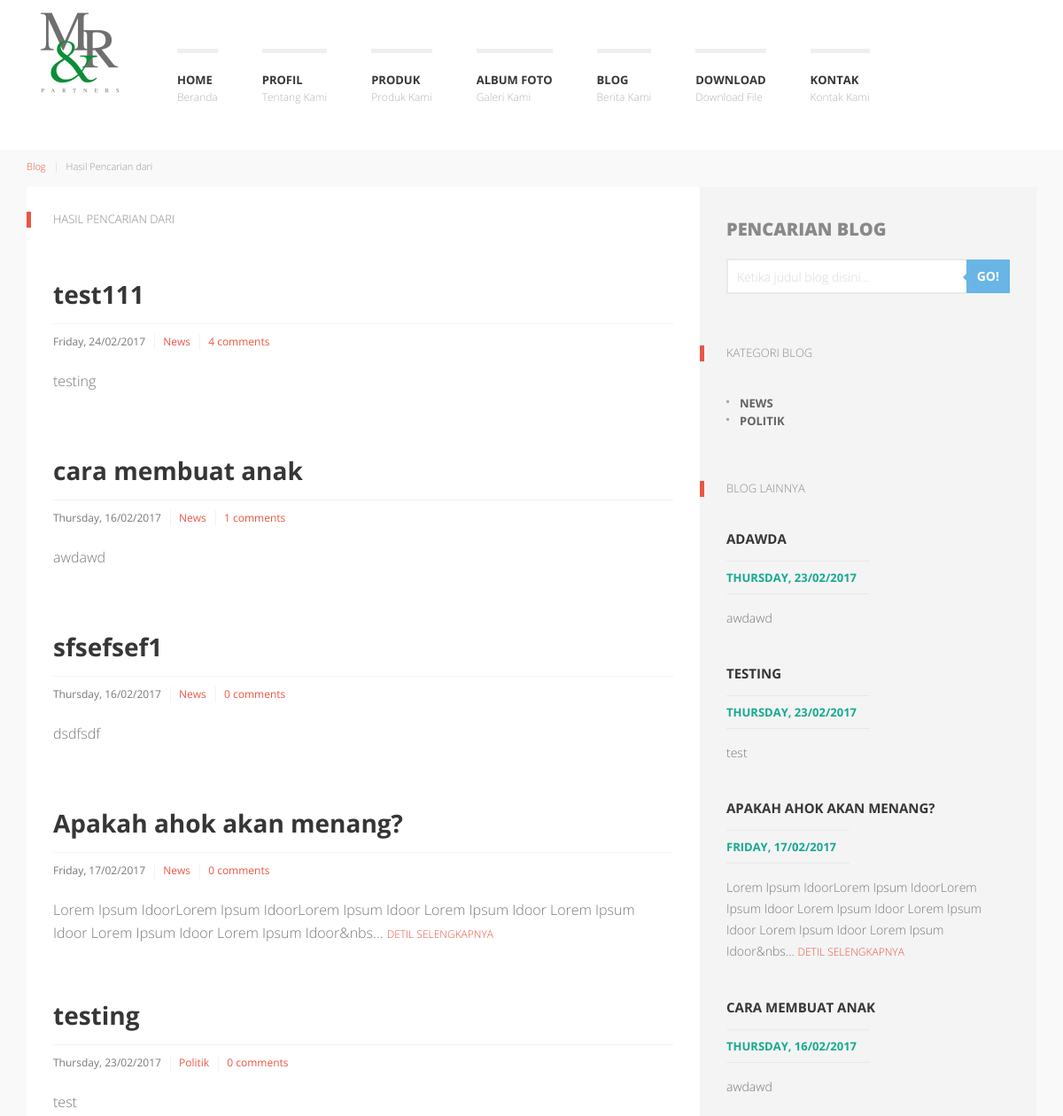
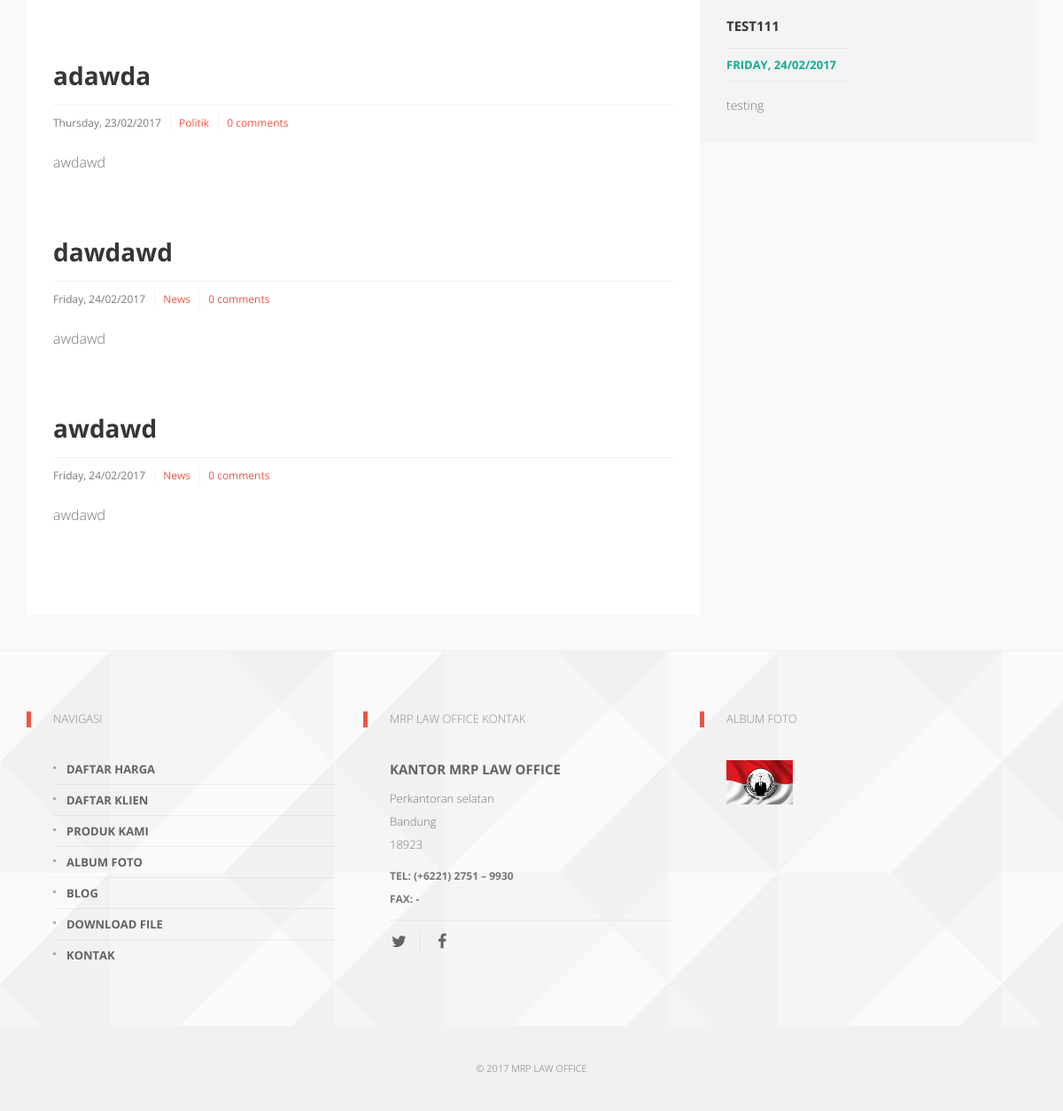
The app's page /index.php/blog/cari with its own data (2 pictures, top to bottom).
### tables this page shows
CREATE TABLE `config` (
  `config_id` int(11) NOT NULL,
  `nameweb` varchar(225) NOT NULL,
  `email` varchar(225) NOT NULL,
  `keywords` text NOT NULL,
  `google_maps` text NOT NULL,
  `logo` varchar(225) NOT NULL,
  `icon` varchar(225) NOT NULL,
  `about` text NOT NULL,
  `address` text NOT NULL,
  `city` varchar(100) NOT NULL,
  `zip_code` varchar(100) NOT NULL,
  `phone_number` varchar(225) NOT NULL,
  `metatext` text NOT NULL,
  `fax` text NOT NULL,
  `facebook` varchar(225) NOT NULL,
  `twitter` varchar(225) NOT NULL,
  `instagram` varchar(225) NOT NULL,
  `google_plus` varchar(225) NOT NULL,
  `pinterest` varchar(225) NOT NULL
);

CREATE TABLE `blogs` (
  `blog_id` int(11) NOT NULL,
  `user_id` int(11) NOT NULL,
  `category_id` int(11) NOT NULL,
  `title` varchar(225) NOT NULL,
  `slug_blog` varchar(225) NOT NULL,
  `content` text NOT NULL,
  `image` varchar(225) NOT NULL,
  `date_post` timestamp NOT NULL DEFAULT CURRENT_TIMESTAMP ON UPDATE CURRENT_TIMESTAMP,
  `status` varchar(100) NOT NULL,
  `keywords` text NOT NULL
);

CREATE TABLE `categories` (
  `category_id` int(11) NOT NULL,
  `user_id` int(11) NOT NULL,
  `category_name` varchar(225) NOT NULL,
  `slug_category` varchar(225) NOT NULL,
  `order_category` int(11) NOT NULL,
  `category_description` text NOT NULL,
  `date_category` timestamp NOT NULL DEFAULT CURRENT_TIMESTAMP ON UPDATE CURRENT_TIMESTAMP
);

CREATE TABLE `galleries` (
  `gallery_id` int(11) NOT NULL,
  `user_id` int(11) NOT NULL,
  `gallery_name` varchar(225) NOT NULL,
  `slug_gallery` varchar(225) NOT NULL,
  `image` varchar(225) NOT NULL,
  `gallery_description` text NOT NULL,
  `position` varchar(100) NOT NULL,
  `date` timestamp NOT NULL DEFAULT CURRENT_TIMESTAMP ON UPDATE CURRENT_TIMESTAMP,
  `status` varchar(100) NOT NULL
);

### application/views/front/blog/cari.php (the view, shortened to what the rows shown need)
<div id="k-body">
	<div class="container">
        <div class="row no-gutter">
            <div class="col-lg-8 col-md-8">
                <div class="col-padded">
                	<div class="row gutter">
                	<?php if (count($blog) > 0) { ?>
                		<div class="col-lg-12 col-md-12">
                			<h1 class="title-widget remove-margin-bottom">Hasil Pencarian dari <em><?php echo $this->session->userdata('sess_ringkasan');?></em></h1>
                		</div>
                    <?php foreach ($blog as $list){?>
                    	<div class="k-article-summary col-lg-12 col-md-12">
                            <div class="news-title-meta">
                                <h1 class="page-title"><a href="<?php echo base_url('blog/detil/'.$list['slug_blog']);?>" title="<?php echo $list['title'];?>"><?php echo $list['title'];?></a></h1>
                                <div class="news-meta">
                                    <span class="news-meta-date"><?php echo date('l, d/m/Y', strtotime($list['date_post'])); ?></span>
                                    <span class="news-meta-category"><a href="<?php echo base_url('blog/kategori/'.$list['slug_category']);?>" title="News"><?php echo $list['category_name'];?></a></span>
                                    <?php
                                        $blog_id = $list['blog_id'];
                                        $count = $this->mBlogs->countCommentByBlog($blog_id);
                                    ?>
                                    <span class="news-meta-comments"><a href="<?php echo base_url('blog/detil/'.$list['slug_blog']);?>" title="<?php echo $count;?> comments"><?php echo $count;?> comments</a></span>
                                </div>
                            </div>
                            <div class="news-body">
                                <p>
                                    <?php
                                        $out = strlen($list['content']) > 150 ? substr($list['content'],0,150).'... <a href="'. base_url('blog/detil/'.$list['slug_blog']).'" class="moretag">detil Selengkapnya</a> ' : $list['content'];
                                        echo $out;
                                    ?>
                                </p>
                            </div>
                        </div>
                    <?php } ?>
                    </div>
                         <?php
                            }else{
                                echo 'Hasil Pencarian Tidak Ditemukan';
                            }
                         ?>
                </div>
            </div>
            <div id="k-sidebar" class="col-lg-4 col-md-4">
                <div class="col-padded col-shaded">
                    <ul class="list-unstyled clear-margins">
                        <li class="widget-container widget_course_search">
                            <h1 class="title-titan">Pencarian Blog</h1>
                        </li>
                        <li class="widget-container widget_nav_menu">
                            <h1 class="title-widget">Kategori Blog</h1>
                            <?php foreach ($categories as $category){?>
                            <ul>
                                <li><a href="<?php echo base_url('blog/kategori/'.$category['slug_category']);?>" title="<?php echo $category['category_name'];?>"><?php echo $category['category_name'];?></a></li>
                            </ul>
                            <?php } ?>
                        </li>
                        <li class="widget-container widget_up_events">
                            <h1 class="title-widget">Blog Lainnya</h1>
                            <ul class="list-unstyled">
                            <?php
                                foreach ($lastBlogs as $last) {
                                    if ($last['blog_id']++ < 9) {
                             ?>
                                <li class="up-event-wrap">
                                    <h1 class="title-median"><a href="<?php echo base_url('blog/detil/'.$last['slug_blog']);?>" title="<?php echo $last['title'];?>"><?php echo $last['title'];?></a></h1>
                                    <div class="up-event-meta clearfix">
                                        <div class="up-event-date"><?php echo date('l, d/m/Y', strtotime($last['date_post'])); ?></div>
                                    </div>
                                <p>
                                    <?php
                                        $out = strlen($last['content']) > 150 ? substr($last['content'],0,150).'... <a href="'. base_url('blog/detil/'.$last['slug_blog']).'" class="moretag">detil Selengkapnya</a> ' : $last['content'];
                                        echo $out;
                                    ?>
                                </p>
                                </li>
                            <?php }} ?>
                            </ul>
                        </li>
                    </ul>
                </div>
            </div>
        </div>
    </div>
</div>

### application/views/front/layout/header.php (shortened to what the rows shown need)
<body role="document">
  <div id="k-head" class="container">
      <div class="row">
          <div class="col-lg-12">
              <div id="k-site-logo" class="pull-left">
                  <h1 class="k-logo">
                      <a href="<?php echo base_url();?>" title="Home Page">
                          <img src="<?php echo base_url('assets/upload/image/thumbs/'.$site['logo']);?>" alt="Site Logo" class="img-responsive" />
                      </a>
                  </h1>
              </div>
          </div>
      </div>
  </div>

### application/views/front/layout/footer.php (shortened to what the rows shown need)
    <div id="k-footer">
        <div class="container">
            <div class="row no-gutter">
                <div class="col-lg-4 col-md-4">
                    <div class="col-padded col-naked">
                        <ul class="list-unstyled clear-margins">
                            <li class="widget-container widget_nav_menu">
                                <h1 class="title-widget">Navigasi</h1>
                            </li>
                        </ul>
                    </div>
                </div>
                <div class="col-lg-4 col-md-4">
                    <div class="col-padded col-naked">
                        <ul class="list-unstyled clear-margins">
                            <li class="widget-container widget_recent_news">
                                <h1 class="title-widget"><?php echo $site['nameweb'];?> Kontak</h1>
                                <div itemscope itemtype="http://data-vocabulary.org/Organization">
                                    <h2 class="title-median m-contact-subject" itemprop="name">Kantor <?php echo $site['nameweb'];?></h2>
                                    <div class="m-contact-address" itemprop="address" itemscope itemtype="http://data-vocabulary.org/Address">
                                        <span class="m-contact-street" itemprop="street-address"><?php echo $site['address'];?></span>
                                        <span class="m-contact-city-region"><span class="m-contact-city" itemprop="locality"><?php echo $site['city'];?></span></span>
                                        <span class="m-contact-zip-country"><span class="m-contact-zip" itemprop="postal-code"><?php echo $site['zip_code'];?></span></span>
                                    </div>
                                    <div class="m-contact-tel-fax">
                                        <span class="m-contact-tel">Tel: <span itemprop="tel"><?php echo $site['phone_number'];?></span></span>
                                        <span class="m-contact-fax">Fax: <span itemprop="fax"><?php echo $site['fax'];?></span></span>
                                    </div>
                                </div>
                                <div class="social-icons">
                                    <ul class="list-unstyled list-inline">
                                    </ul>
                                </div>
                            </li>
                        </ul>
                    </div>
                </div>
                <div class="col-lg-4 col-md-4">
                    <div class="col-padded col-naked">
                        <ul class="list-unstyled clear-margins">
                            <li class="widget-container widget_sofa_flickr">
                                <h1 class="title-widget">Album Foto</h1>
                                <ul class="k-flickr-photos list-unstyled">
                                <?php
                                    $galleries = $this->mGalleries->listGalleryPubFooter();
                                    foreach ($galleries as $gallery){
                                ?>
                                    <li><a href="<?php echo base_url('galeri');?>" title="<?php echo $gallery['gallery_name'];?>"><img src="<?php echo base_url('assets/upload/image/'.$gallery['image']);?>" alt="Photo 1" /></a></li>
                                <?php } ?>
                                 </ul>
                            </li>
                        </ul>
                    </div>
                </div>
            </div>
        </div>
    </div>
    <div id="k-subfooter">
        <div class="container">
            <div class="row">
                <div class="col-lg-12">
                    <center>
                    <p class="copy-text text-inverse">
                    &copy; 2017 <?php echo $site['nameweb'];?>
                    </p>
                    </center>
                </div>
            </div>
        </div>
    </div>
  </body>
</html>

### records on screen
config: logo (picture), nameweb "MRP LAW OFFICE", address "Perkantoran selatan", city "Bandung", zip_code "18923", phone_number "(+6221) 2751 – 9930", fax "-"
blogs: title "test111", date_post "Friday, 24/02/2017", category.category_name "News", count "4", content "testing", title "TEST111", date_post "FRIDAY, 24/02/2017"
blogs: title "cara membuat anak", date_post "Thursday, 16/02/2017", category.category_name "News", count "1", content "awdawd", title "CARA MEMBUAT ANAK", date_post "THURSDAY, 16/02/2017"
blogs: title "sfsefsef1", date_post "Thursday, 16/02/2017", category.category_name "News", count "0", content "dsdfsdf"
blogs: title "Apakah ahok akan menang?", date_post "Friday, 17/02/2017", category.category_name "News", count "0", content "Lorem Ipsum IdoorLorem Ipsum IdoorLorem Ipsum Idoor Lorem Ipsum Idoor Lorem Ipsum Idoor Lorem Ipsum Idoor Lorem Ipsum Idoor&nbs", title "APAKAH AHOK AKAN MENANG?", date_post "FRIDAY, 17/02/2017"
blogs: title "testing", date_post "Thursday, 23/02/2017", category.category_name "Politik", count "0", content "test", title "TESTING", date_post "THURSDAY, 23/02/2017"
blogs: title "adawda", date_post "Thursday, 23/02/2017", category.category_name "Politik", count "0", content "awdawd", title "ADAWDA", date_post "THURSDAY, 23/02/2017"
blogs: title "dawdawd", date_post "Friday, 24/02/2017", category.category_name "News", count "0", content "awdawd"
blogs: title "awdawd", date_post "Friday, 24/02/2017", category.category_name "News", count "0", content "awdawd"
categories: category_name "NEWS"
categories: category_name "POLITIK"
galleries: image (picture)
